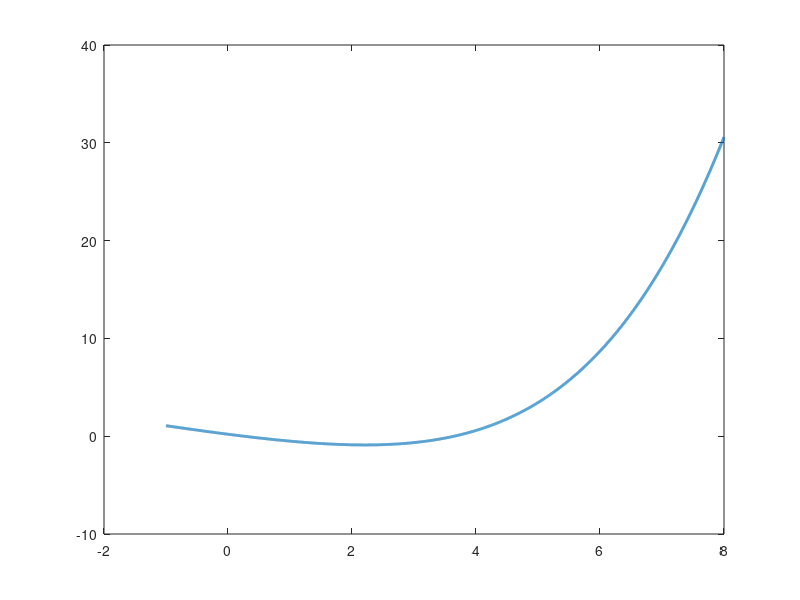

The MATLAB source for this figure: (Note: this script raises an error after producing the figure.)
%% CSTR Simulation Step 1: The Plant Setup & Verification
% 目标：建立一维无量纲 CSTR 模型，并验证其开环动力学 f(x) 的不稳定性
clear; clc; close all;

%% 1. 定义系统参数 (System Parameters)
% 这些参数完全对应你截图中的 SDE 方程
Da = 0.2;     % Damkohler number (反应放热潜能)
gamma = 20.0; % Activation energy (活化能参数)
beta = 22.0 % Heat of Reaction (新增：放热参数，允许高温存在)
sigma = 0.05;   % Noise intensity (噪声强度)
dt = 0.01;      % Time step (时间步长)

% 定义仿真时间
T_end = 500;            % 总时长
N = floor(T_end / dt);  % 总步数
t = (0:N-1) * dt;       % 时间轴

% 定义颜色
color_blue = [0, 0.4470, 0.7410];   % MATLAB Standard Blue
color_orange = [0.8500, 0.3250, 0.0980]; % MATLAB Standard Orange

%% 2. 定义系统漂移函数 f(x) (Define Drift Function)
% f(x) = 散热项(-x) + 产热项(Arrhenius)
% 对应公式: dx = [-x + Da*(1-x)*exp(x/(1+x/gamma))]dt ...

% 更新漂移函数 f(x) (引入 beta)
% 注意：这里把 (1-x) 改成了 (1 - x/beta)
% 物理意义：燃料不会在 x=1 时就烧光，而是能支撑温度升到 x=22
f_drift = @(x) -x + Da .* (1 - x ./ beta) .* exp(x ./ (1 + x ./ gamma));

%% 3. 核心验证：画出 f(x) 曲线 (Visualize Open-Loop Dynamics)
% 这一步是为了确认系统是否存在“多重平衡点” (Multiple Equilibria)
% 我们在 x = -1.0 到 8.0 的范围内观察 f(x)
x_test = linspace(-1, 8, 10000); 
f_vals = f_drift(x_test);

figure(1);
plot(x_test, f_vals, 'LineWidth', 2, 'Color', color_blue); hold on;
yline(0, '--', 'LineWidth', 2, 'Color', color_orange); % 画出 y=0 的基准线

% 标注图表
title('Step 1 Verification: Open-loop Dynamics f(x)', 'FontSize', 12);
xlabel('Dimensionless Temperature Deviation (x)', 'FontSize', 12);
ylabel('Rate of Change dx/dt = f(x)', 'FontSize', 12);
legend('System Drift f(x)', 'Equilibrium Line (dx/dt=0)', 'Location', 'Best');
grid on;

% 分析：f(x) 与 y=0 的交点就是系统的平衡点
% 如果曲线穿过红线 3 次，说明系统是不稳定的。

%% Figure 2: Zoomed-In Inspection (核心微观分析)
% 目标：放大观察 x 在 [-1, 5.0] 之间的细节，寻找“临界点”

% 1. 重新定义更精细的观测范围 (Focus on the critical region)
x_zoom = linspace(-1, 5, 1000); 

% 2. 计算该范围内的漂移值
f_zoom = f_drift(x_zoom);

% 3. 绘图
figure(2);
plot(x_zoom, f_zoom, 'LineWidth', 2, 'Color', color_blue); hold on;
yline(0, 'r--', 'LineWidth', 2, 'Color', color_orange); % 零刻度线

% 4. 添加辅助标注，帮助你理解物理意义
% 标记出 f(x) > 0 的危险区域（如果有的话）
% 在这个区域，温度会自动升高 (自加速)
title('Figure 3: Zoomed-in Dynamics near Steady State', 'FontSize', 12);
xlabel('Dimensionless Temperature (x)', 'FontSize', 12);
ylabel('Drift f(x)', 'FontSize', 12);
legend('System Drift f(x)', 'Equilibrium (dx/dt=0)', 'Location', 'Best');
grid on;

% 5. 自动检测并打印交点 (Equilibrium Points)
% 这是一个简单的数值检测，看看曲线穿过了几次 0
crossings = [];
for i = 1:length(f_zoom)-1
    if sign(f_zoom(i)) ~= sign(f_zoom(i+1))
        crossings = [crossings, x_zoom(i)];
    end
end

fprintf('在观察范围内检测到的平衡点 (f(x)=0) 约在 x = \n');
disp(crossings);

%% --- 修正后的热失控可视化 (Runaway Visualization) ---

T_short = 200;            
N_short = floor(T_short / dt);
t_short = (0:N_short-1) * dt;
x_runaway = zeros(1, N_short);

% 1. 增加初始值，确保冲过临界区
x_runaway(1) = 3.8;      

rng(42); 
for k = 1:N_short-1
    x_now = x_runaway(k);
    drift = f_drift(x_now); 
    dW = sqrt(dt) * randn(); 
    x_runaway(k+1) = x_now + drift * dt + sigma * dW;
    
    % 2. 防止数值溢出，但在到达 beta 附近时停止
    if x_runaway(k+1) > 25, x_runaway(k+1) = 25; end
end

figure(3);
% 绘制主轨迹
close all
plot(t_short, x_runaway, 'k', 'LineWidth', 1.0); hold on;

% 1. 标注“生死线” (Unstable Threshold / Separatrix)
% 3.6 是我们在 Step 1 中通过 f(x)=0 找出的不稳定平衡点
yline(3.6, '--', 'Unstable Threshold', 'Color', color_orange, 'LineWidth', 2.0, ...
    'LabelHorizontalAlignment', 'left', 'FontSize', 10);

% 2. 标注“高产热稳态” (High-Temp Steady State)
% 对应 beta = 22 的物理极限
yline(21.4, '--', 'Stable High-Temp State','Color', color_blue, 'LineWidth', 2.0, ...
    'LabelHorizontalAlignment', 'left', 'FontSize', 10);

% 3. 装饰与标注
title('FIgure 3: The Physics of Failure: Open-Loop Thermal Runaway', 'FontSize', 13);
xlabel('Time (t)', 'FontSize', 11);
ylabel('Dimensionless Temperature Deviation (x)', 'FontSize', 11);

% 调整显示范围，给标注留一点空间
xlim([0, 5]); 
ylim([0, 26]); 
grid on;

% 添加注释说明爆炸点
text(1.7, 10, '\leftarrow Rapid Ignition Phase', 'FontSize', 10, 'FontWeight', 'bold');

fprintf('演示图像已优化：红虚线代表不稳定的势垒，蓝虚线代表失控后的新平衡。\n');
